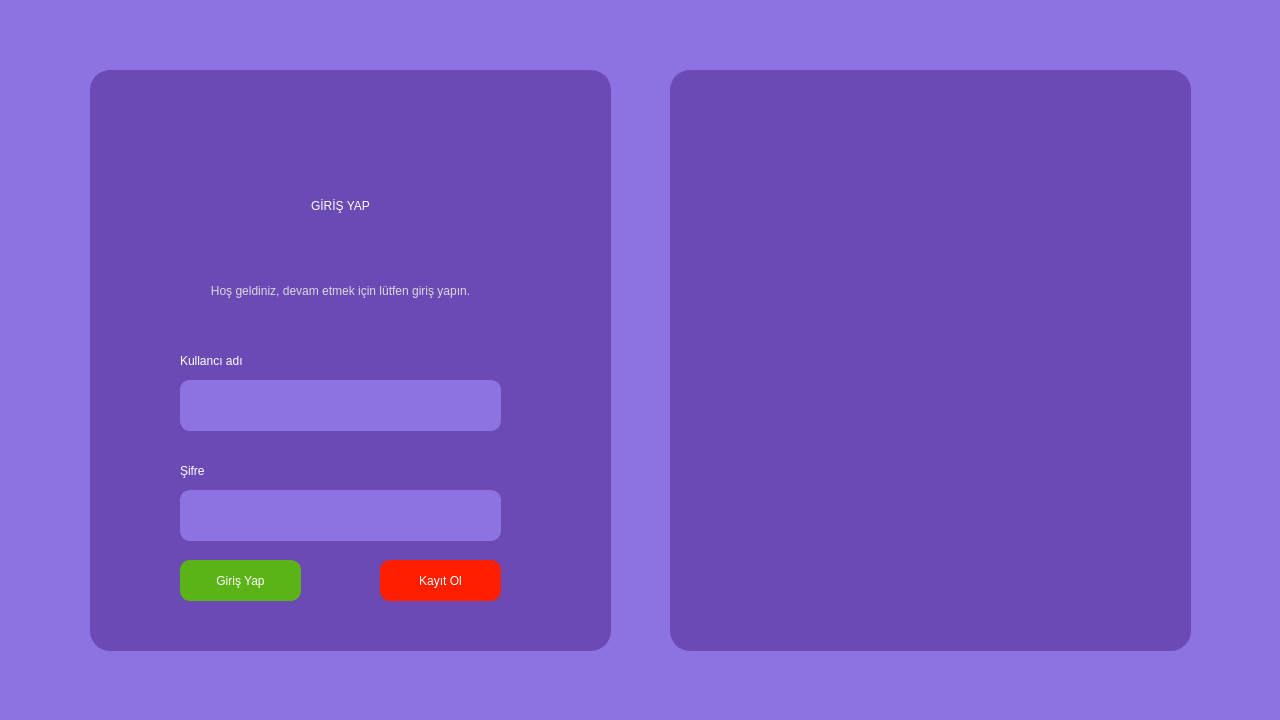
<?xml version="1.0" encoding="UTF-8"?>
<ui version="4.0">
 <class>MainWindow</class>
 <widget class="QMainWindow" name="MainWindow">
  <property name="geometry">
   <rect>
    <x>0</x>
    <y>0</y>
    <width>1280</width>
    <height>720</height>
   </rect>
  </property>
  <property name="windowTitle">
   <string>NCT</string>
  </property>
  <widget class="QWidget" name="centralwidget">
   <property name="styleSheet">
    <string notr="true">QWidget#centralwidget{
background-color: #8D72E1;
}</string>
   </property>
   <widget class="QStackedWidget" name="stackedWidget">
    <property name="geometry">
     <rect>
      <x>90</x>
      <y>70</y>
      <width>1101</width>
      <height>581</height>
     </rect>
    </property>
    <property name="currentIndex">
     <number>0</number>
    </property>
    <widget class="QWidget" name="giris_sayfa">
     <widget class="QFrame" name="giris_frame">
      <property name="geometry">
       <rect>
        <x>0</x>
        <y>0</y>
        <width>521</width>
        <height>581</height>
       </rect>
      </property>
      <property name="styleSheet">
       <string notr="true">QFrame#giris_frame{
background-color: #6C4AB6;
border: 1px solid #6C4AB6;
border-radius: 20px;
}</string>
      </property>
      <property name="frameShape">
       <enum>QFrame::NoFrame</enum>
      </property>
      <property name="frameShadow">
       <enum>QFrame::Raised</enum>
      </property>
      <widget class="QLabel" name="logo_label">
       <property name="geometry">
        <rect>
         <x>90</x>
         <y>30</y>
         <width>51</width>
         <height>51</height>
        </rect>
       </property>
       <property name="text">
        <string/>
       </property>
      </widget>
      <widget class="QLineEdit" name="kullanci">
       <property name="geometry">
        <rect>
         <x>90</x>
         <y>310</y>
         <width>321</width>
         <height>51</height>
        </rect>
       </property>
       <property name="styleSheet">
        <string notr="true">background-color: #8D72E1;
font: 12pt &quot;Bahnschrift&quot;;
border: 1px solid #8D72E1;
border-radius: 10px;
color: white;</string>
       </property>
       <property name="placeholderText">
        <string/>
       </property>
      </widget>
      <widget class="QLineEdit" name="sifre">
       <property name="geometry">
        <rect>
         <x>90</x>
         <y>420</y>
         <width>321</width>
         <height>51</height>
        </rect>
       </property>
       <property name="styleSheet">
        <string notr="true">background-color: #8D72E1;
font: 12pt &quot;Bahnschrift&quot;;
border: 1px solid #8D72E1;
border-radius: 10px;
color: white;</string>
       </property>
       <property name="echoMode">
        <enum>QLineEdit::Password</enum>
       </property>
      </widget>
      <widget class="QPushButton" name="giris_btn">
       <property name="geometry">
        <rect>
         <x>90</x>
         <y>490</y>
         <width>121</width>
         <height>41</height>
        </rect>
       </property>
       <property name="styleSheet">
        <string notr="true">QPushButton{
background-color: #5BB318;
border: 1px solid #5BB318;
border-radius: 10px;
color: white;
	font: 14pt &quot;Bahnschrift&quot;;
}
QPushButton:hover{
background-color: #7DCE13;
}</string>
       </property>
       <property name="text">
        <string>Giriş Yap</string>
       </property>
      </widget>
      <widget class="QPushButton" name="kayit_btn">
       <property name="geometry">
        <rect>
         <x>290</x>
         <y>490</y>
         <width>121</width>
         <height>41</height>
        </rect>
       </property>
       <property name="styleSheet">
        <string notr="true">QPushButton{
background-color: #FF1E00;
border: 1px solid #FF1E00;
border-radius: 10px;
color: white;
	font: 14pt &quot;Bahnschrift&quot;;
}
QPushButton:hover{
background-color: #ff4000;
border: 1px solid #ff4000;
}</string>
       </property>
       <property name="text">
        <string>Kayıt Ol</string>
       </property>
      </widget>
      <widget class="QLabel" name="label_2">
       <property name="geometry">
        <rect>
         <x>90</x>
         <y>110</y>
         <width>321</width>
         <height>51</height>
        </rect>
       </property>
       <property name="styleSheet">
        <string notr="true">font: 16pt &quot;MS Shell Dlg 2&quot;;
color: rgb(255, 255, 255);</string>
       </property>
       <property name="text">
        <string>GİRİŞ YAP</string>
       </property>
       <property name="alignment">
        <set>Qt::AlignCenter</set>
       </property>
      </widget>
      <widget class="QLabel" name="bilgi_label">
       <property name="geometry">
        <rect>
         <x>90</x>
         <y>180</y>
         <width>321</width>
         <height>81</height>
        </rect>
       </property>
       <property name="styleSheet">
        <string notr="true">font: 14pt &quot;Yu Gothic UI&quot;;
color: rgb(218, 218, 218);</string>
       </property>
       <property name="text">
        <string>Hoş geldiniz, devam etmek için lütfen giriş yapın.</string>
       </property>
       <property name="alignment">
        <set>Qt::AlignCenter</set>
       </property>
       <property name="wordWrap">
        <bool>true</bool>
       </property>
      </widget>
      <widget class="QLabel" name="label_4">
       <property name="geometry">
        <rect>
         <x>90</x>
         <y>270</y>
         <width>141</width>
         <height>41</height>
        </rect>
       </property>
       <property name="styleSheet">
        <string notr="true">font: 12pt &quot;Yu Gothic UI&quot;;
color: rgb(255, 255, 255);</string>
       </property>
       <property name="text">
        <string>Kullancı adı</string>
       </property>
      </widget>
      <widget class="QLabel" name="label_5">
       <property name="geometry">
        <rect>
         <x>90</x>
         <y>380</y>
         <width>141</width>
         <height>41</height>
        </rect>
       </property>
       <property name="styleSheet">
        <string notr="true">font: 12pt &quot;Yu Gothic UI&quot;;
color: rgb(255, 255, 255);</string>
       </property>
       <property name="text">
        <string>Şifre</string>
       </property>
      </widget>
     </widget>
     <widget class="QFrame" name="image_frame">
      <property name="geometry">
       <rect>
        <x>580</x>
        <y>0</y>
        <width>521</width>
        <height>581</height>
       </rect>
      </property>
      <property name="styleSheet">
       <string notr="true">QFrame#image_frame{
background-color: #6C4AB6;
border: 1px solid #6C4AB6;
border-radius: 20px;
}</string>
      </property>
      <property name="frameShape">
       <enum>QFrame::NoFrame</enum>
      </property>
      <property name="frameShadow">
       <enum>QFrame::Raised</enum>
      </property>
      <widget class="QLabel" name="image_label">
       <property name="geometry">
        <rect>
         <x>80</x>
         <y>70</y>
         <width>361</width>
         <height>441</height>
        </rect>
       </property>
       <property name="text">
        <string/>
       </property>
      </widget>
     </widget>
    </widget>
    <widget class="QWidget" name="kayit_sayfa">
     <widget class="QFrame" name="kayit_frame">
      <property name="geometry">
       <rect>
        <x>0</x>
        <y>0</y>
        <width>1101</width>
        <height>581</height>
       </rect>
      </property>
      <property name="styleSheet">
       <string notr="true">QFrame#kayit_frame{
background-color: #6C4AB6;
border: 1px solid #6C4AB6;
border-radius: 20px;
}</string>
      </property>
      <property name="frameShape">
       <enum>QFrame::NoFrame</enum>
      </property>
      <property name="frameShadow">
       <enum>QFrame::Raised</enum>
      </property>
      <widget class="QLabel" name="logo_label_2">
       <property name="geometry">
        <rect>
         <x>90</x>
         <y>30</y>
         <width>51</width>
         <height>51</height>
        </rect>
       </property>
       <property name="text">
        <string/>
       </property>
      </widget>
      <widget class="QLineEdit" name="ad">
       <property name="geometry">
        <rect>
         <x>290</x>
         <y>160</y>
         <width>201</width>
         <height>51</height>
        </rect>
       </property>
       <property name="styleSheet">
        <string notr="true">background-color: #8D72E1;
font: 12pt &quot;Bahnschrift&quot;;
border: 1px solid #8D72E1;
border-radius: 10px;
color: white;</string>
       </property>
       <property name="placeholderText">
        <string/>
       </property>
      </widget>
      <widget class="QLineEdit" name="soyad">
       <property name="geometry">
        <rect>
         <x>290</x>
         <y>220</y>
         <width>201</width>
         <height>51</height>
        </rect>
       </property>
       <property name="styleSheet">
        <string notr="true">background-color: #8D72E1;
font: 12pt &quot;Bahnschrift&quot;;
border: 1px solid #8D72E1;
border-radius: 10px;
color: white;</string>
       </property>
       <property name="echoMode">
        <enum>QLineEdit::Normal</enum>
       </property>
      </widget>
      <widget class="QPushButton" name="kaydet">
       <property name="geometry">
        <rect>
         <x>820</x>
         <y>490</y>
         <width>121</width>
         <height>41</height>
        </rect>
       </property>
       <property name="styleSheet">
        <string notr="true">QPushButton{
background-color: #5BB318;
border: 1px solid #5BB318;
border-radius: 10px;
color: white;
	font: 14pt &quot;Bahnschrift&quot;;
}
QPushButton:hover{
background-color: #7DCE13;
}</string>
       </property>
       <property name="text">
        <string>Kayı Ol</string>
       </property>
      </widget>
      <widget class="QLabel" name="label_3">
       <property name="geometry">
        <rect>
         <x>380</x>
         <y>80</y>
         <width>321</width>
         <height>51</height>
        </rect>
       </property>
       <property name="styleSheet">
        <string notr="true">font: 16pt &quot;MS Shell Dlg 2&quot;;
color: rgb(255, 255, 255);</string>
       </property>
       <property name="text">
        <string>KAYIT OL</string>
       </property>
       <property name="alignment">
        <set>Qt::AlignCenter</set>
       </property>
      </widget>
      <widget class="QLabel" name="label_6">
       <property name="geometry">
        <rect>
         <x>170</x>
         <y>160</y>
         <width>91</width>
         <height>41</height>
        </rect>
       </property>
       <property name="styleSheet">
        <string notr="true">font: 12pt &quot;Yu Gothic UI&quot;;
color: rgb(255, 255, 255);</string>
       </property>
       <property name="text">
        <string>Adı</string>
       </property>
      </widget>
      <widget class="QLabel" name="label_7">
       <property name="geometry">
        <rect>
         <x>170</x>
         <y>220</y>
         <width>101</width>
         <height>41</height>
        </rect>
       </property>
       <property name="styleSheet">
        <string notr="true">font: 12pt &quot;Yu Gothic UI&quot;;
color: rgb(255, 255, 255);</string>
       </property>
       <property name="text">
        <string>Soyad</string>
       </property>
      </widget>
      <widget class="QLabel" name="label_8">
       <property name="geometry">
        <rect>
         <x>170</x>
         <y>280</y>
         <width>101</width>
         <height>41</height>
        </rect>
       </property>
       <property name="styleSheet">
        <string notr="true">font: 12pt &quot;Yu Gothic UI&quot;;
color: rgb(255, 255, 255);</string>
       </property>
       <property name="text">
        <string>Kullancı adı</string>
       </property>
      </widget>
      <widget class="QLineEdit" name="kuallanci_adi">
       <property name="geometry">
        <rect>
         <x>290</x>
         <y>280</y>
         <width>201</width>
         <height>51</height>
        </rect>
       </property>
       <property name="styleSheet">
        <string notr="true">background-color: #8D72E1;
font: 12pt &quot;Bahnschrift&quot;;
border: 1px solid #8D72E1;
border-radius: 10px;
color: white;</string>
       </property>
       <property name="echoMode">
        <enum>QLineEdit::Normal</enum>
       </property>
      </widget>
      <widget class="QLineEdit" name="sifre_kayit">
       <property name="geometry">
        <rect>
         <x>290</x>
         <y>340</y>
         <width>201</width>
         <height>51</height>
        </rect>
       </property>
       <property name="styleSheet">
        <string notr="true">background-color: #8D72E1;
font: 12pt &quot;Bahnschrift&quot;;
border: 1px solid #8D72E1;
border-radius: 10px;
color: white;</string>
       </property>
       <property name="echoMode">
        <enum>QLineEdit::Password</enum>
       </property>
      </widget>
      <widget class="QLabel" name="label_9">
       <property name="geometry">
        <rect>
         <x>170</x>
         <y>340</y>
         <width>101</width>
         <height>41</height>
        </rect>
       </property>
       <property name="styleSheet">
        <string notr="true">font: 12pt &quot;Yu Gothic UI&quot;;
color: rgb(255, 255, 255);</string>
       </property>
       <property name="text">
        <string>Şifre</string>
       </property>
      </widget>
      <widget class="QLineEdit" name="sifre_kayit_tekrar">
       <property name="geometry">
        <rect>
         <x>290</x>
         <y>400</y>
         <width>201</width>
         <height>51</height>
        </rect>
       </property>
       <property name="styleSheet">
        <string notr="true">background-color: #8D72E1;
font: 12pt &quot;Bahnschrift&quot;;
border: 1px solid #8D72E1;
border-radius: 10px;
color: white;</string>
       </property>
       <property name="echoMode">
        <enum>QLineEdit::Password</enum>
       </property>
      </widget>
      <widget class="QLabel" name="label_10">
       <property name="geometry">
        <rect>
         <x>170</x>
         <y>400</y>
         <width>101</width>
         <height>41</height>
        </rect>
       </property>
       <property name="styleSheet">
        <string notr="true">font: 12pt &quot;Yu Gothic UI&quot;;
color: rgb(255, 255, 255);</string>
       </property>
       <property name="text">
        <string>Şifre tekrar</string>
       </property>
      </widget>
      <widget class="QLabel" name="label_11">
       <property name="geometry">
        <rect>
         <x>590</x>
         <y>160</y>
         <width>91</width>
         <height>41</height>
        </rect>
       </property>
       <property name="styleSheet">
        <string notr="true">font: 12pt &quot;Yu Gothic UI&quot;;
color: rgb(255, 255, 255);</string>
       </property>
       <property name="text">
        <string>Fotoğraf</string>
       </property>
      </widget>
      <widget class="QLabel" name="label_12">
       <property name="geometry">
        <rect>
         <x>590</x>
         <y>280</y>
         <width>101</width>
         <height>41</height>
        </rect>
       </property>
       <property name="styleSheet">
        <string notr="true">font: 12pt &quot;Yu Gothic UI&quot;;
color: rgb(255, 255, 255);</string>
       </property>
       <property name="text">
        <string>Cinsiyet</string>
       </property>
      </widget>
      <widget class="QLineEdit" name="bolum">
       <property name="geometry">
        <rect>
         <x>710</x>
         <y>400</y>
         <width>231</width>
         <height>51</height>
        </rect>
       </property>
       <property name="styleSheet">
        <string notr="true">background-color: #8D72E1;
font: 12pt &quot;Bahnschrift&quot;;
border: 1px solid #8D72E1;
border-radius: 10px;
color: white;</string>
       </property>
       <property name="echoMode">
        <enum>QLineEdit::Normal</enum>
       </property>
      </widget>
      <widget class="QLabel" name="label_13">
       <property name="geometry">
        <rect>
         <x>590</x>
         <y>340</y>
         <width>101</width>
         <height>41</height>
        </rect>
       </property>
       <property name="styleSheet">
        <string notr="true">font: 12pt &quot;Yu Gothic UI&quot;;
color: rgb(255, 255, 255);</string>
       </property>
       <property name="text">
        <string>Sınıf</string>
       </property>
      </widget>
      <widget class="QLabel" name="label_14">
       <property name="geometry">
        <rect>
         <x>590</x>
         <y>220</y>
         <width>101</width>
         <height>41</height>
        </rect>
       </property>
       <property name="styleSheet">
        <string notr="true">font: 12pt &quot;Yu Gothic UI&quot;;
color: rgb(255, 255, 255);</string>
       </property>
       <property name="text">
        <string>Doğum günü</string>
       </property>
      </widget>
      <widget class="QLabel" name="label_15">
       <property name="geometry">
        <rect>
         <x>590</x>
         <y>400</y>
         <width>101</width>
         <height>41</height>
        </rect>
       </property>
       <property name="styleSheet">
        <string notr="true">font: 12pt &quot;Yu Gothic UI&quot;;
color: rgb(255, 255, 255);</string>
       </property>
       <property name="text">
        <string>Bölüm</string>
       </property>
      </widget>
      <widget class="QPushButton" name="yukle_btn">
       <property name="geometry">
        <rect>
         <x>820</x>
         <y>160</y>
         <width>121</width>
         <height>41</height>
        </rect>
       </property>
       <property name="styleSheet">
        <string notr="true">QPushButton{
background-color: rgb(255, 255, 255);
border: 1px solid rgb(89, 89, 89);
border-radius: 10px;
color: rgb(89, 89, 89);
	font: 14pt &quot;Bahnschrift&quot;;
}
QPushButton:hover{
background-color: rgb(217, 217, 217);
}</string>
       </property>
       <property name="text">
        <string>Yükle</string>
       </property>
      </widget>
      <widget class="QComboBox" name="gun">
       <property name="geometry">
        <rect>
         <x>710</x>
         <y>220</y>
         <width>69</width>
         <height>31</height>
        </rect>
       </property>
      </widget>
      <widget class="QComboBox" name="ay">
       <property name="geometry">
        <rect>
         <x>790</x>
         <y>220</y>
         <width>69</width>
         <height>31</height>
        </rect>
       </property>
      </widget>
      <widget class="QComboBox" name="yil">
       <property name="geometry">
        <rect>
         <x>870</x>
         <y>220</y>
         <width>69</width>
         <height>31</height>
        </rect>
       </property>
      </widget>
      <widget class="QComboBox" name="cinsiyet">
       <property name="geometry">
        <rect>
         <x>710</x>
         <y>280</y>
         <width>231</width>
         <height>31</height>
        </rect>
       </property>
      </widget>
      <widget class="QComboBox" name="sinif">
       <property name="geometry">
        <rect>
         <x>710</x>
         <y>340</y>
         <width>69</width>
         <height>31</height>
        </rect>
       </property>
      </widget>
      <widget class="QLabel" name="yukle_label">
       <property name="geometry">
        <rect>
         <x>710</x>
         <y>160</y>
         <width>91</width>
         <height>41</height>
        </rect>
       </property>
       <property name="styleSheet">
        <string notr="true">font: 12pt &quot;Yu Gothic UI&quot;;
color: rgb(255, 255, 255);</string>
       </property>
       <property name="text">
        <string/>
       </property>
      </widget>
     </widget>
    </widget>
    <widget class="QWidget" name="bilgi_sayfa">
     <widget class="QFrame" name="bilgi_frame">
      <property name="geometry">
       <rect>
        <x>0</x>
        <y>0</y>
        <width>1101</width>
        <height>581</height>
       </rect>
      </property>
      <property name="styleSheet">
       <string notr="true">QFrame#bilgi_frame{
background-color: #6C4AB6;
border: 1px solid #6C4AB6;
border-radius: 20px;
}</string>
      </property>
      <property name="frameShape">
       <enum>QFrame::NoFrame</enum>
      </property>
      <property name="frameShadow">
       <enum>QFrame::Raised</enum>
      </property>
      <widget class="QLabel" name="bilgi_image">
       <property name="geometry">
        <rect>
         <x>80</x>
         <y>70</y>
         <width>361</width>
         <height>441</height>
        </rect>
       </property>
       <property name="frameShape">
        <enum>QFrame::NoFrame</enum>
       </property>
       <property name="text">
        <string/>
       </property>
      </widget>
      <widget class="QLabel" name="isim_label">
       <property name="geometry">
        <rect>
         <x>560</x>
         <y>70</y>
         <width>321</width>
         <height>51</height>
        </rect>
       </property>
       <property name="styleSheet">
        <string notr="true">font: 16pt &quot;MS Shell Dlg 2&quot;;
color: rgb(255, 255, 255);</string>
       </property>
       <property name="text">
        <string>KALEBU NDATIMANA</string>
       </property>
       <property name="alignment">
        <set>Qt::AlignLeading|Qt::AlignLeft|Qt::AlignTop</set>
       </property>
      </widget>
      <widget class="QLabel" name="label_16">
       <property name="geometry">
        <rect>
         <x>560</x>
         <y>160</y>
         <width>101</width>
         <height>41</height>
        </rect>
       </property>
       <property name="styleSheet">
        <string notr="true">font: 12pt &quot;Yu Gothic UI&quot;;
color: #d3e1f7;</string>
       </property>
       <property name="text">
        <string>Doğum günü:</string>
       </property>
      </widget>
      <widget class="QLabel" name="label_17">
       <property name="geometry">
        <rect>
         <x>560</x>
         <y>200</y>
         <width>101</width>
         <height>41</height>
        </rect>
       </property>
       <property name="styleSheet">
        <string notr="true">font: 12pt &quot;Yu Gothic UI&quot;;
color: #d3e1f7;</string>
       </property>
       <property name="text">
        <string>Cinsiyet:</string>
       </property>
      </widget>
      <widget class="QLabel" name="label_18">
       <property name="geometry">
        <rect>
         <x>560</x>
         <y>240</y>
         <width>101</width>
         <height>41</height>
        </rect>
       </property>
       <property name="styleSheet">
        <string notr="true">font: 12pt &quot;Yu Gothic UI&quot;;
color: #d3e1f7;</string>
       </property>
       <property name="text">
        <string>Sınıf:</string>
       </property>
      </widget>
      <widget class="QLabel" name="label_19">
       <property name="geometry">
        <rect>
         <x>560</x>
         <y>280</y>
         <width>101</width>
         <height>41</height>
        </rect>
       </property>
       <property name="styleSheet">
        <string notr="true">font: 12pt &quot;Yu Gothic UI&quot;;
color: #d3e1f7;</string>
       </property>
       <property name="text">
        <string>Bölüm:</string>
       </property>
      </widget>
      <widget class="QLabel" name="label_20">
       <property name="geometry">
        <rect>
         <x>560</x>
         <y>120</y>
         <width>101</width>
         <height>41</height>
        </rect>
       </property>
       <property name="styleSheet">
        <string notr="true">font: 12pt &quot;Yu Gothic UI&quot;;
color: #d3e1f7;</string>
       </property>
       <property name="text">
        <string>Kullancı adı:</string>
       </property>
      </widget>
      <widget class="QLabel" name="bilgi_kullanci">
       <property name="geometry">
        <rect>
         <x>720</x>
         <y>120</y>
         <width>211</width>
         <height>41</height>
        </rect>
       </property>
       <property name="styleSheet">
        <string notr="true">font: 12pt &quot;Yu Gothic UI&quot;;
color: rgb(255, 255, 255);</string>
       </property>
       <property name="text">
        <string>Kaleb236</string>
       </property>
      </widget>
      <widget class="QLabel" name="bilgi_dogum_gunu">
       <property name="geometry">
        <rect>
         <x>720</x>
         <y>160</y>
         <width>211</width>
         <height>41</height>
        </rect>
       </property>
       <property name="styleSheet">
        <string notr="true">font: 12pt &quot;Yu Gothic UI&quot;;
color: rgb(255, 255, 255);</string>
       </property>
       <property name="text">
        <string>23.06.2000</string>
       </property>
      </widget>
      <widget class="QLabel" name="bilgi_cinsiyet">
       <property name="geometry">
        <rect>
         <x>720</x>
         <y>200</y>
         <width>211</width>
         <height>41</height>
        </rect>
       </property>
       <property name="styleSheet">
        <string notr="true">font: 12pt &quot;Yu Gothic UI&quot;;
color: rgb(255, 255, 255);</string>
       </property>
       <property name="text">
        <string>Erkek</string>
       </property>
      </widget>
      <widget class="QLabel" name="bilgi_sinif">
       <property name="geometry">
        <rect>
         <x>720</x>
         <y>240</y>
         <width>211</width>
         <height>41</height>
        </rect>
       </property>
       <property name="styleSheet">
        <string notr="true">font: 12pt &quot;Yu Gothic UI&quot;;
color: rgb(255, 255, 255);</string>
       </property>
       <property name="text">
        <string>12</string>
       </property>
      </widget>
      <widget class="QLabel" name="bilgi_bolum">
       <property name="geometry">
        <rect>
         <x>720</x>
         <y>280</y>
         <width>211</width>
         <height>41</height>
        </rect>
       </property>
       <property name="styleSheet">
        <string notr="true">font: 12pt &quot;Yu Gothic UI&quot;;
color: rgb(255, 255, 255);</string>
       </property>
       <property name="text">
        <string>Makine Mühendisliği</string>
       </property>
      </widget>
      <widget class="QPushButton" name="cikis_btn">
       <property name="geometry">
        <rect>
         <x>790</x>
         <y>470</y>
         <width>121</width>
         <height>41</height>
        </rect>
       </property>
       <property name="styleSheet">
        <string notr="true">QPushButton{
background-color: #FF1E00;
border: 1px solid #FF1E00;
border-radius: 10px;
color: white;
	font: 14pt &quot;Bahnschrift&quot;;
}
QPushButton:hover{
background-color: #ff4000;
border: 1px solid #ff4000;
}</string>
       </property>
       <property name="text">
        <string>Çikiş Yap</string>
       </property>
      </widget>
      <widget class="QLabel" name="bilgi_msg">
       <property name="geometry">
        <rect>
         <x>560</x>
         <y>340</y>
         <width>341</width>
         <height>101</height>
        </rect>
       </property>
       <property name="styleSheet">
        <string notr="true">font: 12pt &quot;Yu Gothic UI&quot;;
color: rgb(255, 255, 255);</string>
       </property>
       <property name="text">
        <string/>
       </property>
       <property name="alignment">
        <set>Qt::AlignLeading|Qt::AlignLeft|Qt::AlignTop</set>
       </property>
      </widget>
     </widget>
    </widget>
   </widget>
  </widget>
 </widget>
 <resources/>
 <connections/>
</ui>
